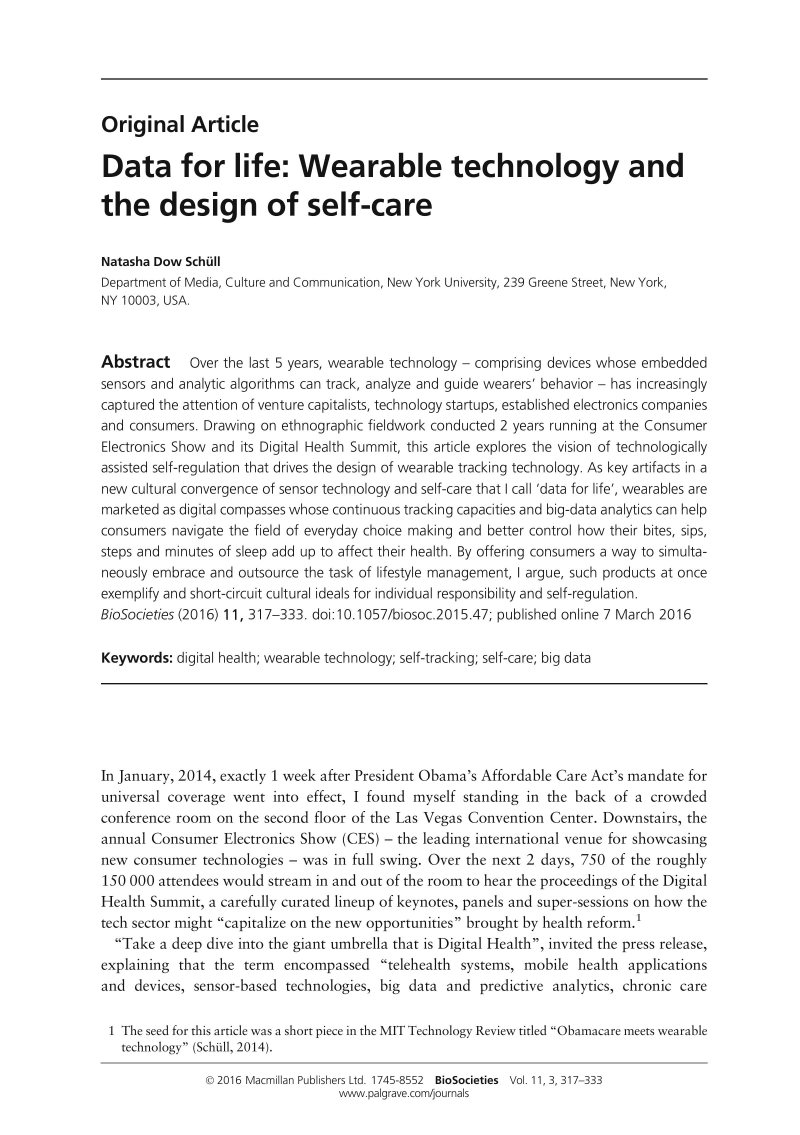
#> input picture Page_1.jpg, 2398 x 3404 px (shown at 1/3 size)
$ jupyter execute --allow-errors ocrExample.ipynb
#> lines starting #> are read from the running program, lines starting #| are printed output that depends on the picture; after the words box and inside, x2 and y2 are one past the last pixel; in counts of white or black regions, pixels touching at a corner belong together
[cell 1]
# %pip install pdf2image
# %pip install opencv-python pillow
# %pip install pytesseract

[cell 2]
from pdf2image import convert_from_path
import pytesseract
pdfs = "./Articles/amz_letters.pdf"
#> (the rest of this cell did not finish here and is left out)

[cell 3]
# use this command to install open cv2
# pip install opencv-python

# use this command to install PIL
# pip install Pillow

import cv2
from PIL import Image

# [32 lines left out: function mark_region, not called in this run]

[cell 4]
import cv2
import pytesseract
from pytesseract import Output
import pandas as pd
pageNum = 'Page_26'
img = cv2.imread(f'AMZ_Letters/{pageNum}.jpg')

custom_config = r'--psm 3'
# [5 lines of commented-out code are left out]
#> (the rest of this cell did not finish here and is left out)

#> (a cell that did not finish here is left out)

[cell 6]
import cv2
import pytesseract

filename = 'Page_1.jpg'

# read the image and get the dimensions
img = cv2.imread(filename)
#> img is the input picture: shape (3404, 2398, 3); min 0, max 255, mean 242
h, w, _ = img.shape # assumes color image
# run tesseract, returning the bounding boxes
#> (the rest of this cell did not finish here and is left out)

[cell 7]
import cv2
import numpy as np

# Load image, grayscale, Gaussian blur, Otsu's threshold
image = cv2.imread('Page_1.jpg')
gray = cv2.cvtColor(image, cv2.COLOR_BGR2GRAY)
blur = cv2.GaussianBlur(gray, (7,7), 0)
thresh = cv2.threshold(blur, 0, 255, cv2.THRESH_BINARY_INV + cv2.THRESH_OTSU)[1]
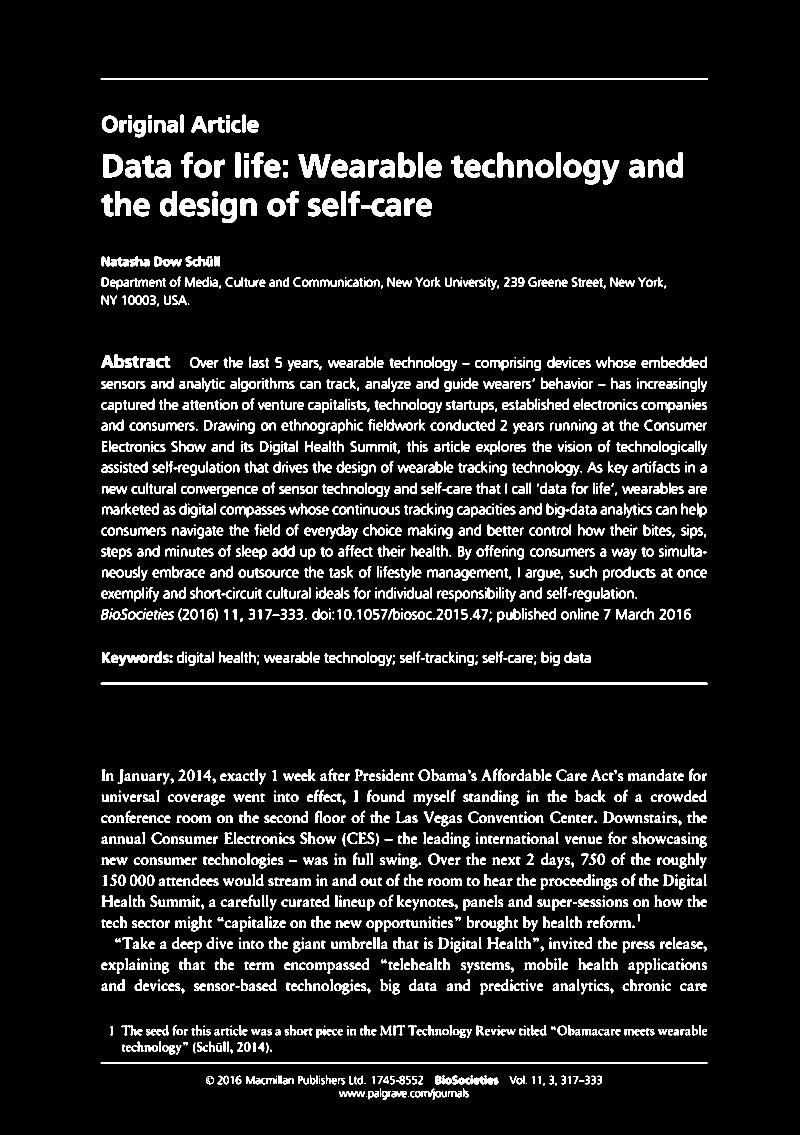
#> thresh: shape (3404, 2398) (shown at 1/3 size); 7.7% white; 2491 white regions (115 under 20 px), largest, box (x1, y1, x2, y2) and area: (302, 234, 2124, 240) 10920, (302, 2048, 2123, 2054) 10916, (302, 3187, 2123, 3191) 7276

# Create rectangular structuring element and dilate
kernel = cv2.getStructuringElement(cv2.MORPH_RECT, (5,5))
dilate = cv2.dilate(thresh, kernel, iterations=4)
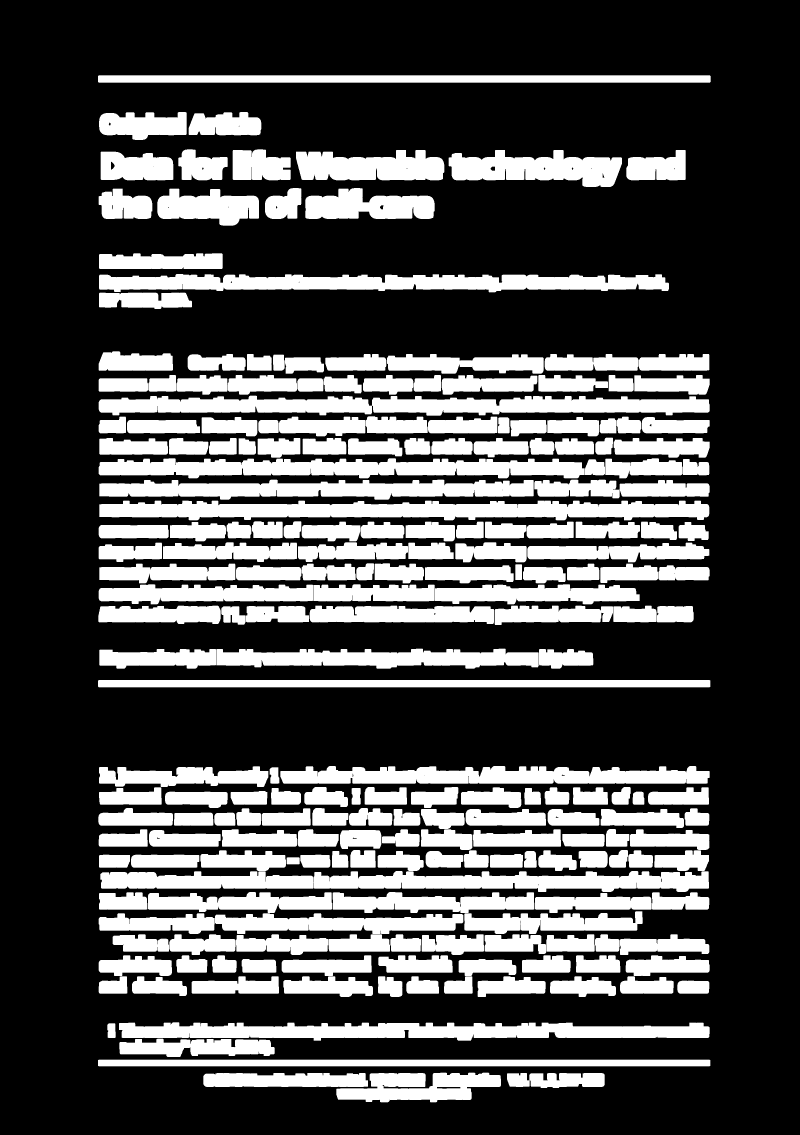
#> dilate: shape (3404, 2398) (shown at 1/3 size); 29.9% white; 222 white regions

# Find contours and draw rectangle
cnts = cv2.findContours(dilate, cv2.RETR_EXTERNAL, cv2.CHAIN_APPROX_SIMPLE)
#> cnts = 222 contours; largest, box (x1, y1, x2, y2) and area: (298, 1502, 2128, 1561) 76056, (296, 1187, 2129, 1247) 75430, (301, 2613, 2127, 2676) 75184, (297, 822, 2007, 877) 66847, (357, 3067, 2129, 3122) 66374
cnts = cnts[0] if len(cnts) == 2 else cnts[1]
for c in cnts:
    x,y,w,h = cv2.boundingRect(c)
    cv2.rectangle(image, (x, y), (x + w, y + h), (36,255,12), 2)
#> this loop made 222 passes
#> (x, y, w, h) on passes 1 to 3: (1521, 3219, 293, 45), (610, 3219, 494, 42), (1009, 3218, 494, 89)
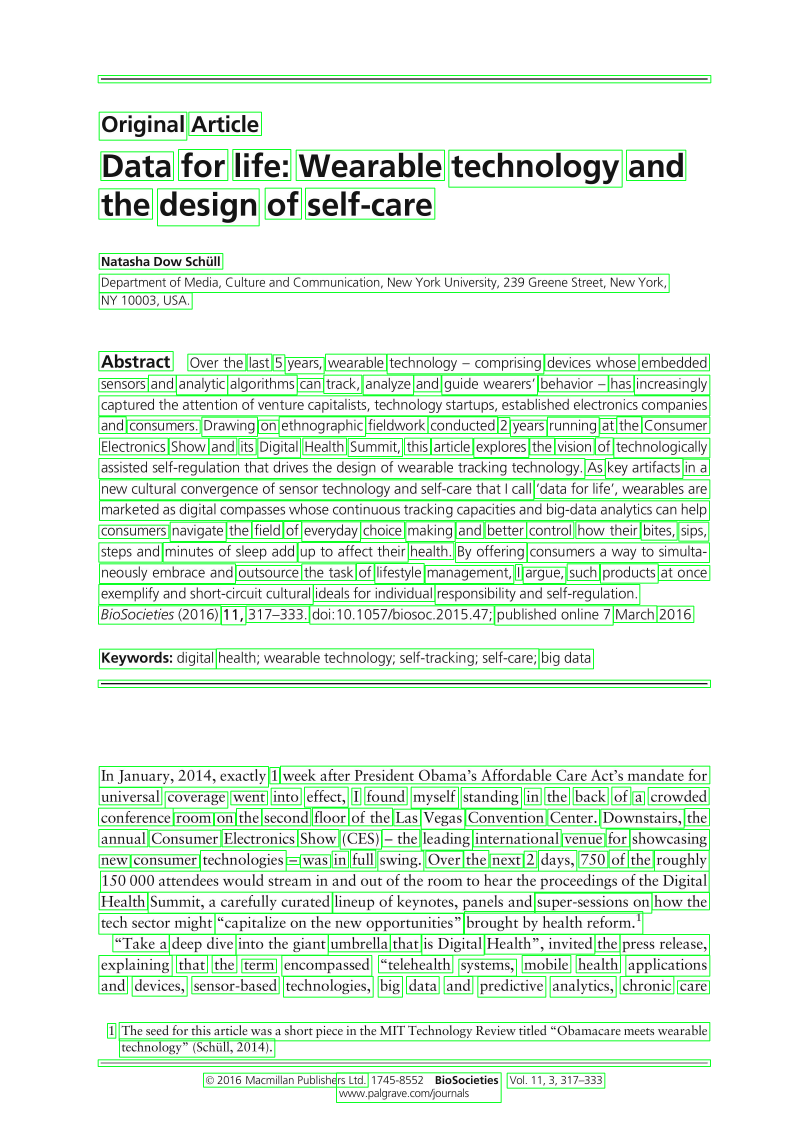
#> image: shape (3404, 2398, 3) (shown at 1/3 size); mean B, G, R 231.3, 242.1, 230.1

cv2.imshow('thresh', thresh)
cv2.imshow('dilate', dilate)
# cv2.imshow('image', image)
cv2.waitKey(5000)
#> Out = 27

$ run again, with Page_10.jpg copied over Page_1.jpg
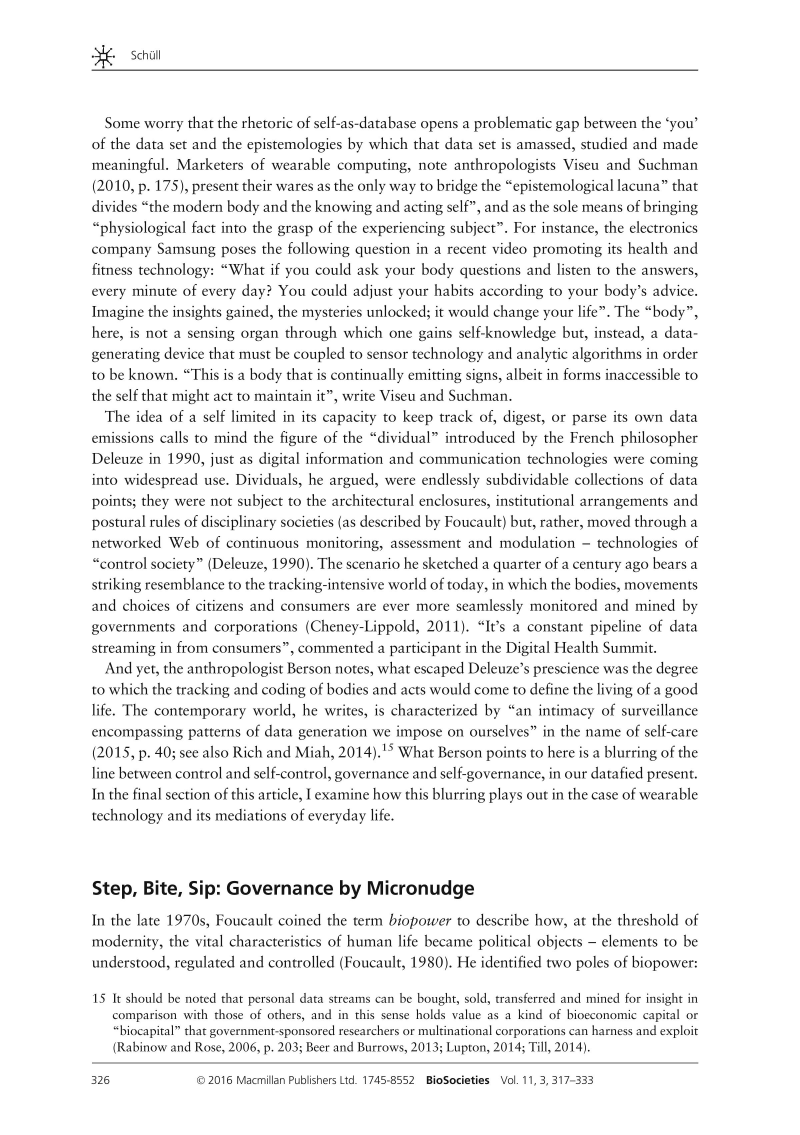
#> input picture Page_10.jpg, 2398 x 3404 px (shown at 1/3 size)
#> img is the input picture: shape (3404, 2398, 3); min 0, max 255, mean 239.4
#> `thresh = cv2.threshold(blur, 0, 255, cv2.THRESH_BINARY_INV + cv2.THRES..`:
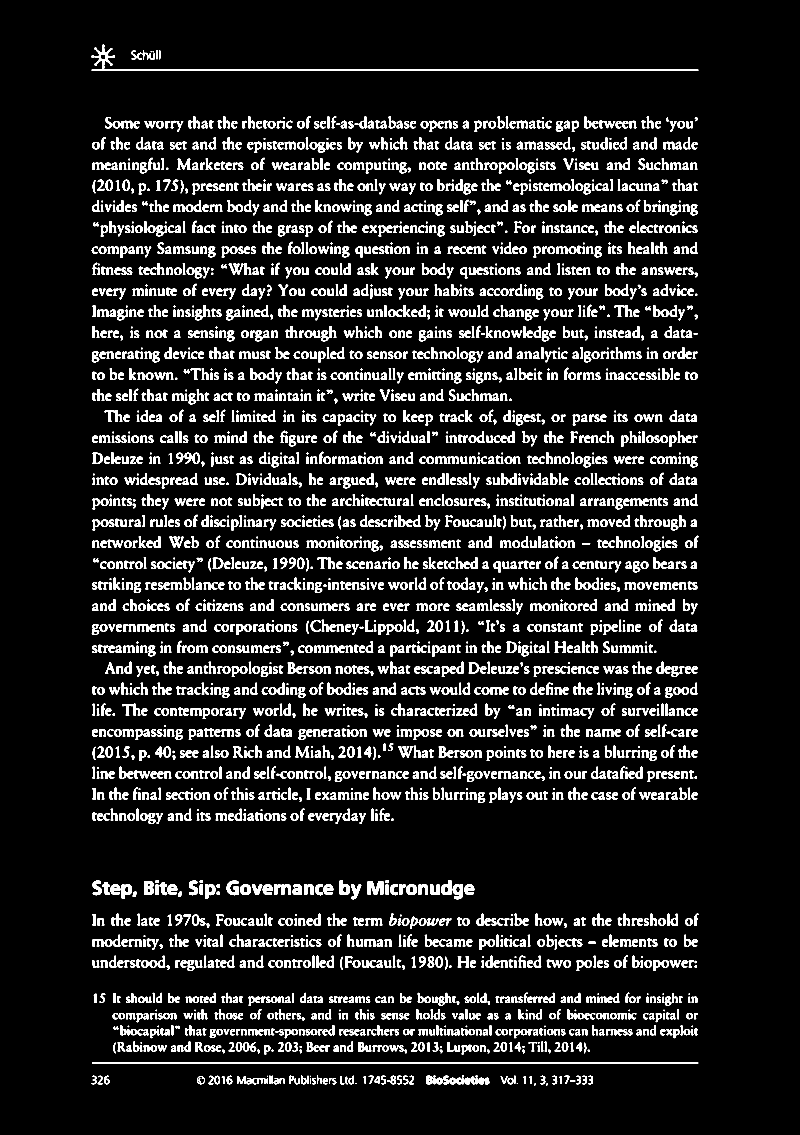
#> thresh: shape (3404, 2398) (shown at 1/3 size); 9.7% white; 3455 white regions (28 under 20 px), largest, box (x1, y1, x2, y2) and area: (275, 208, 2095, 213) 9096, (276, 3187, 2095, 3191) 7272, (1103, 2643, 1150, 2685) 1426
#> dilate: shape (3404, 2398); 38.9% white; 325 white regions
#> cnts = 325 contours; largest, box (x1, y1, x2, y2) and area: (268, 529, 2102, 654) 143050, (332, 2971, 2102, 3172) 138073, (308, 1914, 2101, 2039) 132412, (269, 1663, 2101, 1787) 88508, (268, 2039, 2101, 2102) 76056
#> the loop `for c in cnts:` made 325 passes
#> (x, y, w, h) on passes 1 to 3: (1494, 3219, 293, 46), (1082, 3219, 168, 42), (583, 3219, 495, 42)
#> after the loop `for c in cnts:`:
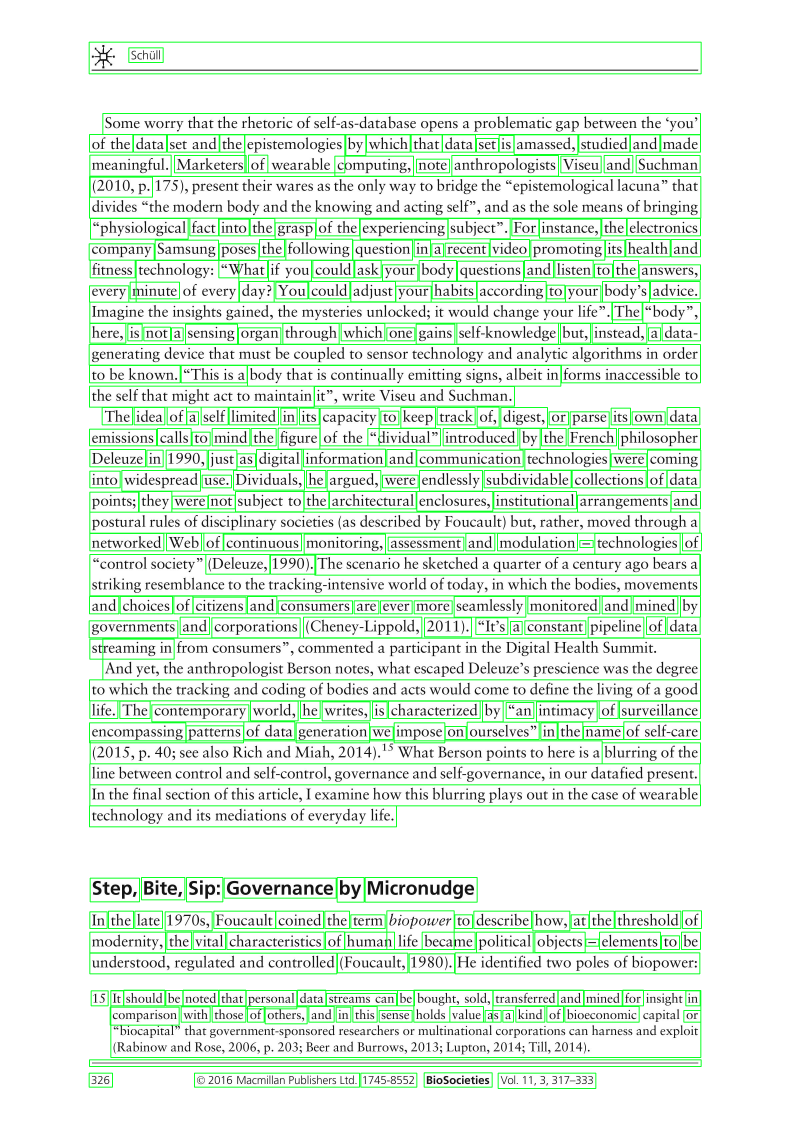
#> image: shape (3404, 2398, 3) (shown at 1/3 size); mean B, G, R 227, 239.4, 225.6
#> Out = 27

$ run again, with Page_11.jpg copied over Page_1.jpg
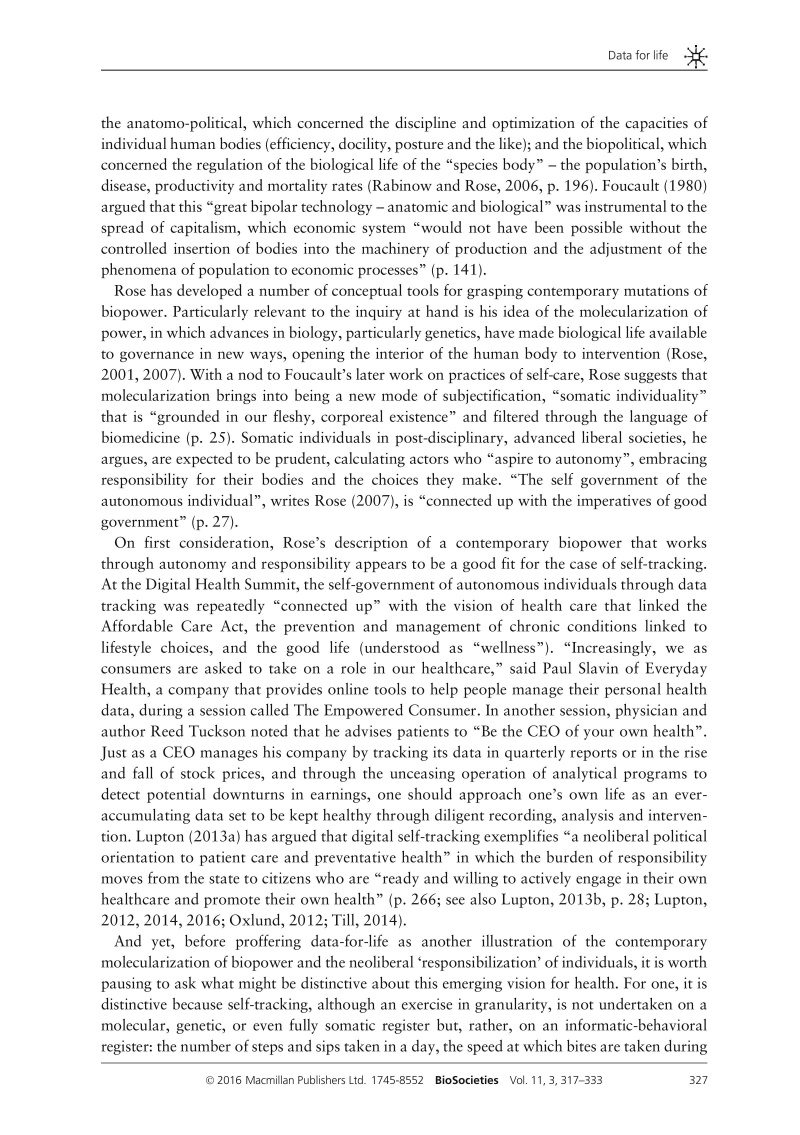
#> input picture Page_11.jpg, 2398 x 3404 px (shown at 1/3 size)
#> img is the input picture: shape (3404, 2398, 3); min 0, max 255, mean 238.6
#> `thresh = cv2.threshold(blur, 0, 255, cv2.THRESH_BINARY_INV + cv2.THRES..`:
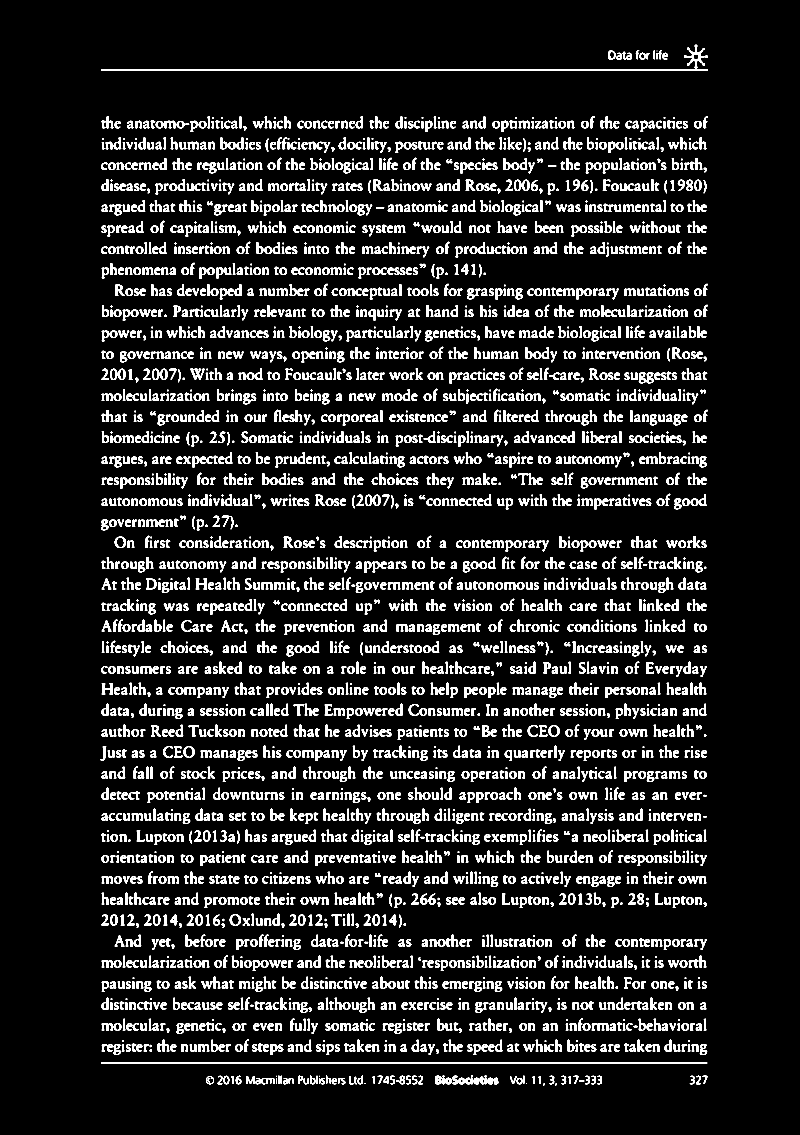
#> thresh: shape (3404, 2398) (shown at 1/3 size); 10.2% white; 3673 white regions (6 under 20 px), largest, box (x1, y1, x2, y2) and area: (303, 208, 2123, 213) 9096, (303, 3187, 2122, 3191) 7272, (2053, 134, 2123, 206) 1366
#> dilate: shape (3404, 2398); 41.6% white; 391 white regions
#> cnts = 391 contours; largest, box (x1, y1, x2, y2) and area: (470, 1663, 2127, 1787) 96170, (297, 403, 2127, 518) 87032, (297, 969, 2128, 1032) 76949, (297, 3110, 2130, 3173) 75145, (296, 592, 2128, 654) 74578
#> the loop `for c in cnts:` made 391 passes
#> (x, y, w, h) on passes 1 to 3: (2061, 3219, 69, 42), (1522, 3219, 292, 46), (1109, 3219, 168, 42)
#> after the loop `for c in cnts:`:
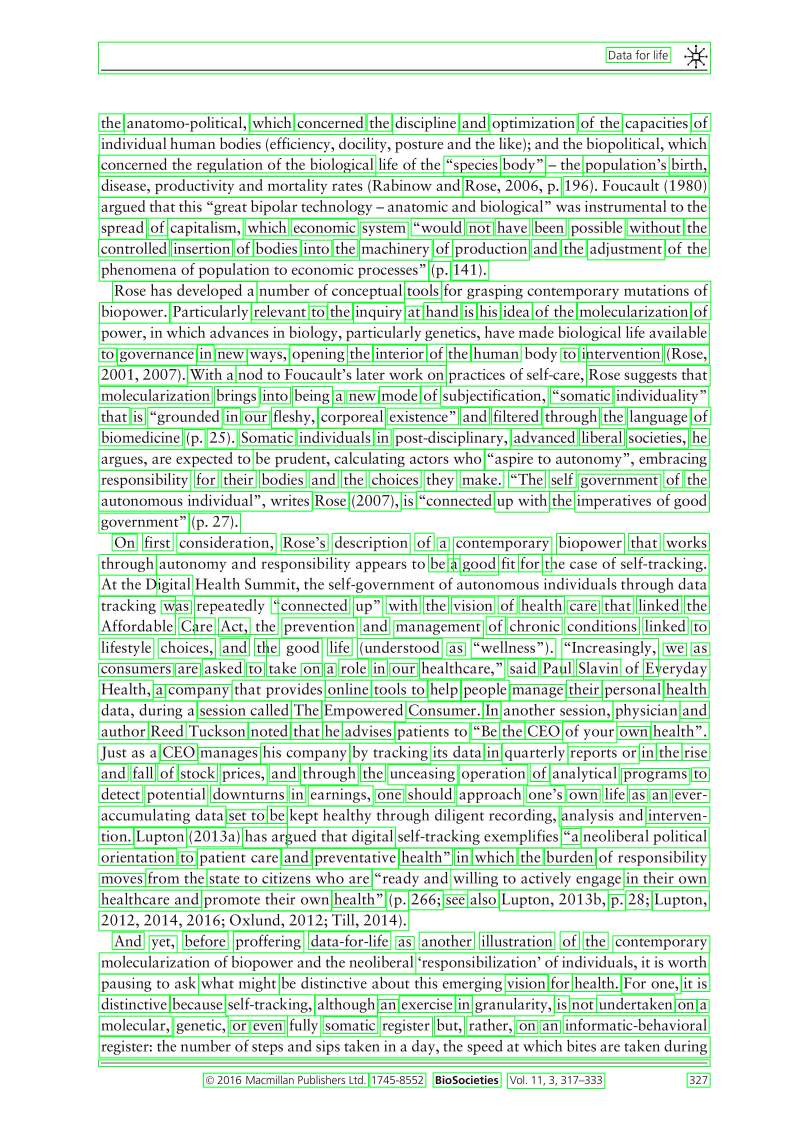
#> image: shape (3404, 2398, 3) (shown at 1/3 size); mean B, G, R 224.2, 238.6, 222.6
#> Out = 27
